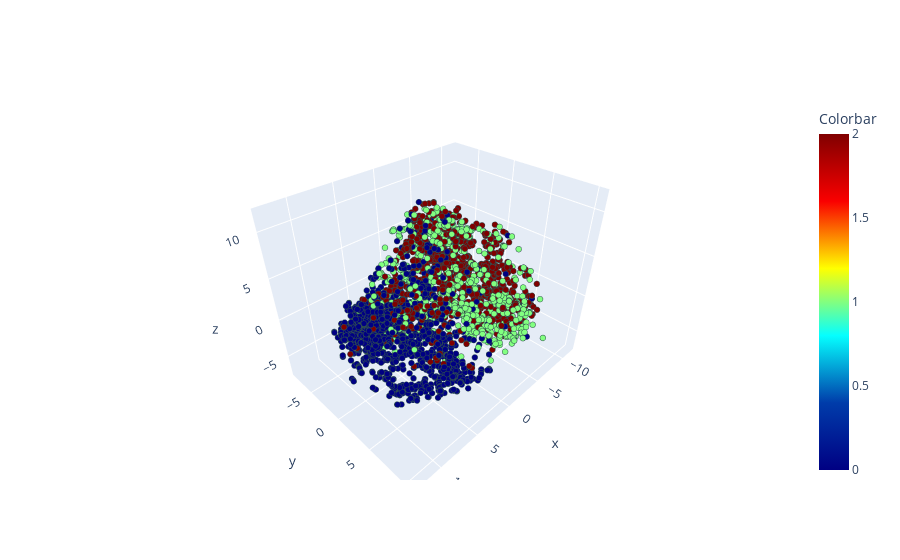

This figure's notebook cell:
### Code cell
# import matplotlib.pyplot as plt
# emb = p_data_emb.embedding_ #if using TSNE
import plotly
# Color scale for Scatter Plots with Graph Objects
import plotly.graph_objects as go

# fig = go.Figure()

# Create list from 0 to 39 to use as x, y, and color
# values = list(range(len(item_carried)))


# def toint(n):
#     return int(n)

# values=list(map(toint, item_carried))
values = item_carried
# values = heading

# print(values[1].dtype)
# print(values2[1].dtype)

fig = go.Figure(data=[go.Scatter3d(
    x=emb[:,0],
    y=emb[:,1],
    z=emb[:,2],
    mode='markers',
    marker=dict(
        size=2,
        color=values,                # set color to an array/list of desired values
#         colorscale=plotly.colors.cyclical.IceFire, 
        colorscale=plotly.colors.sequential.Jet,
#         opacity=0.7,
        colorbar=dict(title="Colorbar"),
        line=dict(color='DarkSlateGrey',width=.1)
    ) 
        
)])

fig.show()

### Figure 1 — Plotly figure (JSON) as saved in the notebook; plotly's stock layout.template omitted (floating-point values rounded to 4 significant figures; data arrays with more than 128 entries replaced by an {"elided": "..."} marker saying what was removed)
{"data": [{"marker": {"color": {"elided": "4012 int values"}, "colorbar": {"title": {"text": "Colorbar"}}, "colorscale": [[0, "rgb(0,0,131)"], [0.2, "rgb(0,60,170)"], [0.4, "rgb(5,255,255)"], [0.6, "rgb(255,255,0)"], [0.8, "rgb(250,0,0)"], [1, "rgb(128,0,0)"]], "line": {"color": "DarkSlateGrey", "width": 0.1}, "size": 2}, "mode": "markers", "type": "scatter3d", "x": {"elided": "4012 float values"}, "y": {"elided": "4012 float values"}, "z": {"elided": "4012 float values"}}], "layout": {}}
